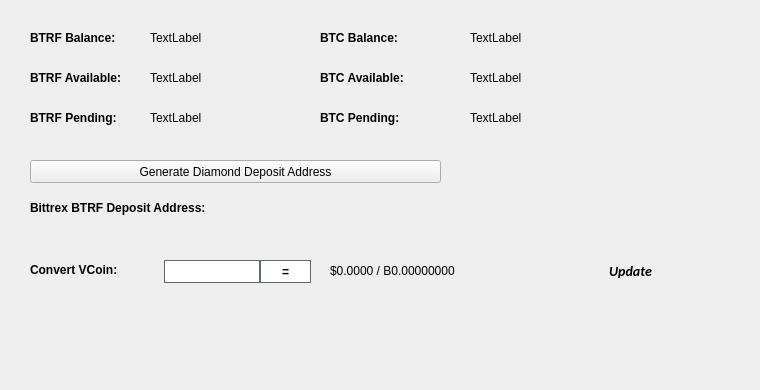
   <widget class="QWidget" name="BalanceTab">
    <attribute name="title">
     <string>Balance</string>
    </attribute>
    <widget class="QLabel" name="BitcoinBalanceLabel">
     <property name="geometry">
      <rect>
       <x>470</x>
       <y>30</y>
       <width>150</width>
       <height>16</height>
      </rect>
     </property>
     <property name="text">
      <string>TextLabel</string>
     </property>
    </widget>
    <widget class="QLabel" name="BTRFBalanceLabel">
     <property name="geometry">
      <rect>
       <x>150</x>
       <y>30</y>
       <width>150</width>
       <height>16</height>
      </rect>
     </property>
     <property name="text">
      <string>TextLabel</string>
     </property>
    </widget>
    <widget class="QLabel" name="label_11">
     <property name="geometry">
      <rect>
       <x>30</x>
       <y>30</y>
       <width>101</width>
       <height>16</height>
      </rect>
     </property>
     <property name="font">
      <font>
       <weight>75</weight>
       <bold>true</bold>
      </font>
     </property>
     <property name="text">
      <string>BTRF Balance:</string>
     </property>
    </widget>
    <widget class="QLabel" name="label_12">
     <property name="geometry">
      <rect>
       <x>320</x>
       <y>30</y>
       <width>101</width>
       <height>16</height>
      </rect>
     </property>
     <property name="font">
      <font>
       <weight>75</weight>
       <bold>true</bold>
      </font>
     </property>
     <property name="text">
      <string>BTC Balance:</string>
     </property>
    </widget>
    <widget class="QLabel" name="BTRFAvailableLabel_2">
     <property name="geometry">
      <rect>
       <x>150</x>
       <y>70</y>
       <width>150</width>
       <height>16</height>
      </rect>
     </property>
     <property name="text">
      <string>TextLabel</string>
     </property>
    </widget>
    <widget class="QLabel" name="label_13">
     <property name="geometry">
      <rect>
       <x>30</x>
       <y>70</y>
       <width>111</width>
       <height>16</height>
      </rect>
     </property>
     <property name="font">
      <font>
       <weight>75</weight>
       <bold>true</bold>
      </font>
     </property>
     <property name="text">
      <string>BTRF Available:</string>
     </property>
    </widget>
    <widget class="QLabel" name="label_14">
     <property name="geometry">
      <rect>
       <x>30</x>
       <y>110</y>
       <width>101</width>
       <height>16</height>
      </rect>
     </property>
     <property name="font">
      <font>
       <weight>75</weight>
       <bold>true</bold>
      </font>
     </property>
     <property name="text">
      <string>BTRF Pending:</string>
     </property>
    </widget>
    <widget class="QLabel" name="BTRFPendingLabel">
     <property name="geometry">
      <rect>
       <x>150</x>
       <y>110</y>
       <width>150</width>
       <height>16</height>
      </rect>
     </property>
     <property name="text">
      <string>TextLabel</string>
     </property>
    </widget>
    <widget class="QLabel" name="label_15">
     <property name="geometry">
      <rect>
       <x>320</x>
       <y>70</y>
       <width>111</width>
       <height>16</height>
      </rect>
     </property>
     <property name="font">
      <font>
       <weight>75</weight>
       <bold>true</bold>
      </font>
     </property>
     <property name="text">
      <string>BTC Available:</string>
     </property>
    </widget>
    <widget class="QLabel" name="BitcoinAvailableLabel">
     <property name="geometry">
      <rect>
       <x>470</x>
       <y>70</y>
       <width>150</width>
       <height>16</height>
      </rect>
     </property>
     <property name="text">
      <string>TextLabel</string>
     </property>
    </widget>
    <widget class="QLabel" name="label_31">
     <property name="geometry">
      <rect>
       <x>320</x>
       <y>110</y>
       <width>111</width>
       <height>16</height>
      </rect>
     </property>
     <property name="font">
      <font>
       <weight>75</weight>
       <bold>true</bold>
      </font>
     </property>
     <property name="text">
      <string>BTC Pending:</string>
     </property>
    </widget>
    <widget class="QLabel" name="BitcoinPendingLabel">
     <property name="geometry">
      <rect>
       <x>470</x>
       <y>110</y>
       <width>150</width>
       <height>16</height>
      </rect>
     </property>
     <property name="text">
      <string>TextLabel</string>
     </property>
    </widget>
    <widget class="QLabel" name="label_33">
     <property name="geometry">
      <rect>
       <x>30</x>
       <y>200</y>
       <width>221</width>
       <height>16</height>
      </rect>
     </property>
     <property name="font">
      <font>
       <weight>75</weight>
       <bold>true</bold>
      </font>
     </property>
     <property name="text">
      <string>Bittrex BTRF Deposit Address:</string>
     </property>
    </widget>
    <widget class="QPushButton" name="GenDepositBTN">
     <property name="geometry">
      <rect>
       <x>30</x>
       <y>160</y>
       <width>411</width>
       <height>23</height>
      </rect>
     </property>
     <property name="text">
      <string>Generate Diamond Deposit Address</string>
     </property>
     <property name="icon">
      <iconset resource="../bittransfer.qrc">
       <normaloff>:/icons/bitcoin</normaloff>:/icons/bitcoin</iconset>
     </property>
    </widget>
    <widget class="QLabel" name="DepositAddressLabel">
     <property name="geometry">
      <rect>
       <x>200</x>
       <y>200</y>
       <width>261</width>
       <height>16</height>
      </rect>
     </property>
     <property name="palette">
      <palette>
       <active>
        <colorrole role="WindowText">
         <brush brushstyle="SolidPattern">
          <color alpha="255">
           <red>0</red>
           <green>0</green>
           <blue>0</blue>
          </color>
         </brush>
        </colorrole>
        <colorrole role="Text">
         <brush brushstyle="SolidPattern">
          <color alpha="255">
           <red>0</red>
           <green>0</green>
           <blue>255</blue>
          </color>
         </brush>
        </colorrole>
       </active>
       <inactive>
        <colorrole role="WindowText">
         <brush brushstyle="SolidPattern">
          <color alpha="255">
           <red>0</red>
           <green>0</green>
           <blue>0</blue>
          </color>
         </brush>
        </colorrole>
        <colorrole role="Text">
         <brush brushstyle="SolidPattern">
          <color alpha="255">
           <red>0</red>
           <green>0</green>
           <blue>255</blue>
          </color>
         </brush>
        </colorrole>
       </inactive>
       <disabled>
        <colorrole role="WindowText">
         <brush brushstyle="SolidPattern">
          <color alpha="255">
           <red>120</red>
           <green>120</green>
           <blue>120</blue>
          </color>
         </brush>
        </colorrole>
        <colorrole role="Text">
         <brush brushstyle="SolidPattern">
          <color alpha="255">
           <red>120</red>
           <green>120</green>
           <blue>120</blue>
          </color>
         </brush>
        </colorrole>
       </disabled>
      </palette>
     </property>
     <property name="font">
      <font>
       <weight>75</weight>
       <bold>true</bold>
      </font>
     </property>
     <property name="text">
      <string/>
     </property>
     <property name="alignment">
      <set>Qt::AlignRight|Qt::AlignTrailing|Qt::AlignVCenter</set>
     </property>
     <property name="textInteractionFlags">
      <set>Qt::LinksAccessibleByMouse|Qt::TextSelectableByKeyboard|Qt::TextSelectableByMouse</set>
     </property>
    </widget>
    <widget class="QLabel" name="label_8">
     <property name="geometry">
      <rect>
       <x>460</x>
       <y>300</y>
       <width>281</width>
       <height>81</height>
      </rect>
     </property>
     <property name="text">
      <string/>
     </property>
     <property name="pixmap">
      <pixmap>:/images/bittrex</pixmap>
     </property>
    </widget>
    <widget class="QWidget" name="widgetConversion" native="true">
     <property name="geometry">
      <rect>
       <x>0</x>
       <y>250</y>
       <width>751</width>
       <height>43</height>
      </rect>
     </property>
     <property name="minimumSize">
      <size>
       <width>0</width>
       <height>43</height>
      </size>
     </property>
     <property name="styleSheet">
      <string notr="true"/>
     </property>
     <widget class="QPushButton" name="btnUpdateMarketData">
      <property name="geometry">
       <rect>
        <x>575</x>
        <y>0</y>
        <width>111</width>
        <height>41</height>
       </rect>
      </property>
      <property name="sizePolicy">
       <sizepolicy hsizetype="Expanding" vsizetype="Expanding">
        <horstretch>0</horstretch>
        <verstretch>0</verstretch>
       </sizepolicy>
      </property>
      <property name="font">
       <font>
        <family>calibri</family>
        <pointsize>-1</pointsize>
        <weight>75</weight>
        <italic>true</italic>
        <bold>true</bold>
       </font>
      </property>
      <property name="styleSheet">
       <string notr="true">margin:0px;text-align:center;padding:2px;border-radius:3px;font-style:italic;width:100px;font-size:14px;font-family:calibri;font-weight:600;</string>
      </property>
      <property name="text">
       <string>Update</string>
      </property>
      <property name="iconSize">
       <size>
        <width>150</width>
        <height>35</height>
       </size>
      </property>
      <property name="autoDefault">
       <bool>true</bool>
      </property>
      <property name="default">
       <bool>true</bool>
      </property>
     </widget>
     <widget class="QLabel" name="lblConvertVCoin">
      <property name="geometry">
       <rect>
        <x>30</x>
        <y>10</y>
        <width>131</width>
        <height>20</height>
       </rect>
      </property>
      <property name="styleSheet">
       <string notr="true"/>
      </property>
      <property name="text">
       <string>&lt;html&gt;&lt;head/&gt;&lt;body&gt;&lt;p&gt;&lt;span style=&quot; font-weight:600;&quot;&gt;Convert VCoin:&lt;/span&gt;&lt;/p&gt;&lt;/body&gt;&lt;/html&gt;</string>
      </property>
     </widget>
     <widget class="QLineEdit" name="txtConvertVCoinQty">
      <property name="geometry">
       <rect>
        <x>160</x>
        <y>10</y>
        <width>100</width>
        <height>23</height>
       </rect>
      </property>
      <property name="minimumSize">
       <size>
        <width>100</width>
        <height>23</height>
       </size>
      </property>
      <property name="maximumSize">
       <size>
        <width>100</width>
        <height>16777215</height>
       </size>
      </property>
      <property name="styleSheet">
       <string notr="true">border: 1px solid #61696c;margin-left:4px;</string>
      </property>
     </widget>
     <widget class="QPushButton" name="btnConvertDiamond">
      <property name="geometry">
       <rect>
        <x>260</x>
        <y>10</y>
        <width>51</width>
        <height>23</height>
       </rect>
      </property>
      <property name="minimumSize">
       <size>
        <width>0</width>
        <height>23</height>
       </size>
      </property>
      <property name="styleSheet">
       <string notr="true">border:1px solid #61696c;background:white;font-weight:600;</string>
      </property>
      <property name="text">
       <string>=</string>
      </property>
     </widget>
     <widget class="QLabel" name="lblConvertVCoinResults">
      <property name="geometry">
       <rect>
        <x>330</x>
        <y>0</y>
        <width>201</width>
        <height>41</height>
       </rect>
      </property>
      <property name="styleSheet">
       <string notr="true"/>
      </property>
      <property name="text">
       <string>$0.0000 / B0.00000000</string>
      </property>
     </widget>
     <widget class="QLabel" name="iconOverviewUpdateWait">
      <property name="geometry">
       <rect>
        <x>670</x>
        <y>10</y>
        <width>24</width>
        <height>24</height>
       </rect>
      </property>
      <property name="text">
       <string/>
      </property>
      <property name="pixmap">
       <pixmap resource="../bittransfer.qrc">:/icons/transaction_1</pixmap>
      </property>
      <property name="scaledContents">
       <bool>true</bool>
      </property>
      <property name="alignment">
       <set>Qt::AlignCenter</set>
      </property>
     </widget>
    </widget>
   </widget>
